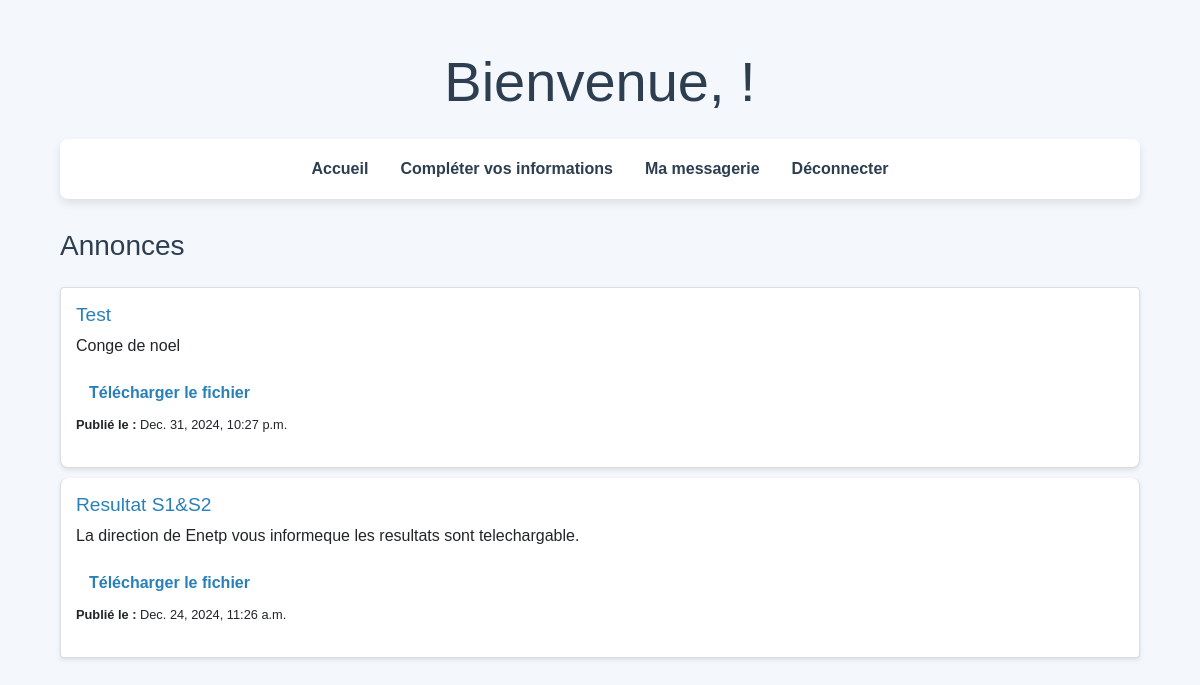
Page /accueil (signed in) on the committed database.
### etudiant/models.py (models this page shows, shortened)
class Annonce(models.Model):
    titre = models.CharField(max_length=255)
    contenu = models.TextField()
    fichier = models.FileField(upload_to="annonces/",blank=True,null=True)
    creer = models.DateTimeField(auto_now_add=True)

### etudiant/views.py (the view)
# urls.py: path("accueil",views.accueil,name="accueil"),
@csrf_exempt
@login_required
def accueil(request):
    user_id = request.user.id
    annonce = Annonce.objects.all().order_by("-creer")
    return render(request,"etudiant/accueil.html",{
        "user_id":user_id,
        "annonces":annonce
    })

### etudiant/templates/etudiant/accueil.html (shortened to what this page needs)
{% extends "etudiant/layout.html" %}
{% load static %}
{% block body %}
    <div class="container my-5">
        <h1 class="display-4 text-center">Bienvenue, {{ user.first_name }} {{ user.last_name }}!</h1>
        <nav class="my-4">
            <ul class="nav justify-content-center">
                <li class="nav-item"><a class="nav-link active" href="{% url 'accueil' %}">Accueil</a></li>
                <li class="nav-item"><a class="nav-link" href="{% url 'ajouter' id=user_id %}">Compléter vos informations</a></li>
                <li class="nav-item"><a class="nav-link" href="{% url 'messagerie' id=user_id %}">Ma messagerie</a></li>
                <li class="nav-item"><a class="nav-link" href="{% url 'logOut' %}">Déconnecter</a></li>
            </ul>
        </nav>
        <h3 class="my-4">Annonces</h3>
        <div class="list-group">
            {% for annonce in annonces %}
                <div class="list-group-item">
                    <h5>{{ annonce.titre }}</h5>
                    <p>{{ annonce.contenu }}</p>
                    {% if annonce.fichier %}
                        <a href="{{ annonce.fichier.url }}" class="btn btn-link" target="_blank">Télécharger le fichier</a>
                    {% endif %}
                    <p><small><strong>Publié le :</strong> {{ annonce.creer }}</small></p>
                </div>
            {% empty %}
                <div class="alert alert-warning" role="alert">
                    Aucune annonce disponible pour le moment.
                </div>
            {% endfor %}
        </div>
    </div>
{% endblock %}

### etudiant/templates/etudiant/layout.html (style rules this page uses)
body { font-family: 'Arial', sans-serif; background-color: #f4f7fc; }
h1, h3 { color: #2c3e50; }
.nav-link { font-weight: bold; color: #2c3e50 !important; }
.list-group-item { background-color: #ffffff; border: 1px solid #ddd; border-radius: 8px; margin-bottom: 10px; padding: 15px; box-shadow: 0 2px 4px rgba(0, 0, 0, 0.1); transition: transform 0.2s ease-in-out; }
.list-group-item h5 { font-size: 1.2rem; color: #2980b9; }
.btn-link { color: #2980b9; font-weight: bold; }
.nav { background-color: #ffffff; box-shadow: 0 4px 8px rgba(0, 0, 0, 0.1); border-radius: 8px; padding: 10px 20px; margin-bottom: 30px; }

### rows in the picture
Annonce: titre "Test", contenu "Conge de noel", creer "Dec. 31, 2024, 10:27 p.m."
Annonce: titre "Resultat S1&S2", contenu "La direction de Enetp vous informeque les resultats sont telechargable.", creer "Dec. 24, 2024, 11:26 a.m."
